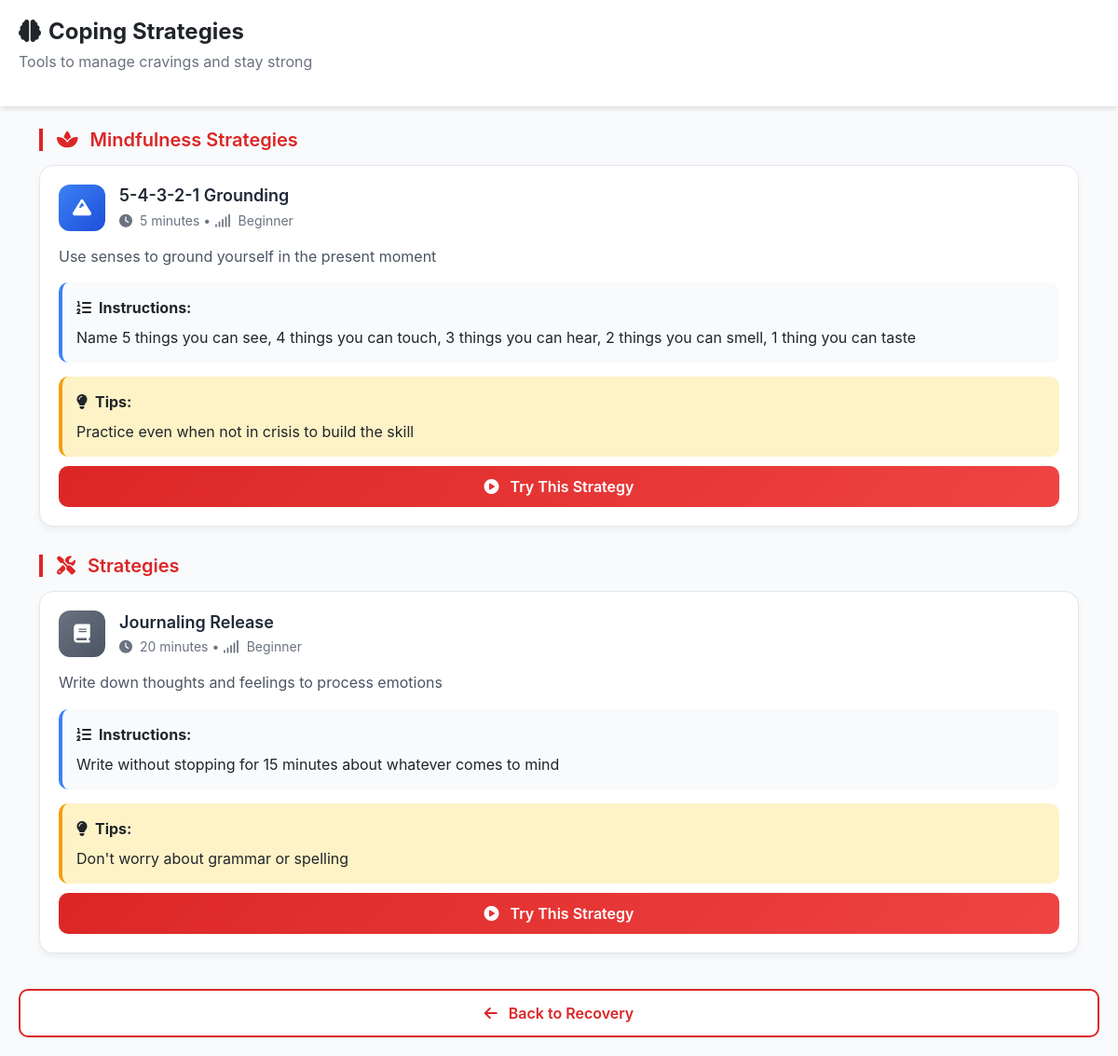
Page /coping-strategies.php (signed in) on the committed database.
### tables this page shows
CREATE TABLE `addiction_coping_strategies` (
  `id` int(11) NOT NULL,
  `program_type` enum('substance','focus','healing','all') DEFAULT 'all',
  `strategy_name` varchar(100) NOT NULL,
  `description` text DEFAULT NULL,
  `category` enum('distraction','mindfulness','physical','social','spiritual','cognitive','emergency') DEFAULT 'cognitive',
  `duration_minutes` int(11) DEFAULT 5,
  `difficulty_level` enum('beginner','intermediate','advanced') DEFAULT 'beginner',
  `effectiveness_rating` decimal(3,2) DEFAULT 0.00,
  `instructions` text DEFAULT NULL,
  `tips` text DEFAULT NULL,
  `icon` varchar(50) DEFAULT NULL,
  `sort_order` int(11) DEFAULT 0,
  `is_active` tinyint(1) DEFAULT 1,
  `created_at` timestamp NOT NULL DEFAULT current_timestamp()
);

### coping-strategies.php (the view, shortened to what this page needs)
<?php
include "config.php";
$user_id = $_SESSION['user_id'];
$program_query = "SELECT program_type FROM addiction_breaker_programs WHERE user_id = ?";
$stmt = $conn->prepare($program_query);
$stmt->bind_param("i", $user_id);
$stmt->execute();
$program_result = $stmt->get_result();
$program_type = 'all';
if ($program_result->num_rows > 0) {
    $program = $program_result->fetch_assoc();
    $program_type = $program['program_type'];
}
$query = "SELECT * FROM addiction_coping_strategies
         WHERE is_active = 1 AND (program_type = ? OR program_type = 'all')
         ORDER BY sort_order, category";
$stmt = $conn->prepare($query);
$stmt->bind_param("s", $program_type);
$stmt->execute();
$result = $stmt->get_result();
$strategies_by_category = [];
while ($row = $result->fetch_assoc()) {
    $category = $row['category'];
    if (!isset($strategies_by_category[$category])) {
        $strategies_by_category[$category] = [];
    }
    $strategies_by_category[$category][] = $row;
}
?>
<!DOCTYPE html>
<html lang="en">
<head>
    <link href="https://cdn.jsdelivr.net/npm/bootstrap@5.3.2/dist/css/bootstrap.min.css" rel="stylesheet">
    <link rel="stylesheet" href="https://cdnjs.cloudflare.com/ajax/libs/font-awesome/6.4.0/css/all.min.css">
</head>
<body>
    <div class="header">
        <h1 style="font-size: 24px; font-weight: 700; margin-bottom: 5px;">
            <i class="fas fa-brain me-2"></i>Coping Strategies
        </h1>
        <p style="color: #6b7280;">Tools to manage cravings and stay strong</p>
    </div>
    <div class="container mt-4">
        <?php if (empty($strategies_by_category)): ?>
            <div class="text-center py-5">
                <i class="fas fa-tools fa-3x mb-3" style="color: #6b7280;"></i>
                <p>No strategies available for your program type.</p>
            </div>
        <?php else: ?>
            <?php foreach ($strategies_by_category as $category => $strategies): ?>
            <div class="category-section">
                <h2 class="category-title">
                    <?php
                    $category_icons = [
                        'distraction' => 'fas fa-gamepad',
                        'mindfulness' => 'fas fa-spa',
                        'physical' => 'fas fa-running',
                        'social' => 'fas fa-users',
                        'spiritual' => 'fas fa-pray',
                        'cognitive' => 'fas fa-brain',
                        'emergency' => 'fas fa-first-aid'
                    ];
                    ?>
                    <i class="<?php echo $category_icons[$category] ?? 'fas fa-tools'; ?> me-2"></i>
                    <?php echo ucfirst($category); ?> Strategies
                </h2>
                <?php foreach ($strategies as $strategy): ?>
                <div class="strategy-card">
                    <div class="strategy-header">
                        <div class="strategy-icon" style="background: <?php
                            switch($category) {
                                case 'mindfulness': echo 'linear-gradient(135deg, #3b82f6 0%, #1d4ed8 100%)'; break;
                                default: echo 'linear-gradient(135deg, #6b7280 0%, #4b5563 100%)';
                            }
                        ?>;">
                            <i class="fas <?php echo $strategy['icon'] ?? 'fa-tools'; ?>"></i>
                        </div>
                        <div>
                            <h3 class="strategy-name"><?php echo htmlspecialchars($strategy['strategy_name']); ?></h3>
                            <div class="strategy-duration">
                                <i class="fas fa-clock me-1"></i>
                                <?php echo $strategy['duration_minutes']; ?> minutes
                                •
                                <i class="fas fa-signal me-1"></i>
                                <?php echo ucfirst($strategy['difficulty_level']); ?>
                            </div>
                        </div>
                    </div>
                    <p class="strategy-description"><?php echo htmlspecialchars($strategy['description']); ?></p>
                    <?php if ($strategy['instructions']): ?>
                    <div class="strategy-instructions">
                        <strong><i class="fas fa-list-ol me-2"></i>Instructions:</strong>
                        <p class="mt-2 mb-0"><?php echo htmlspecialchars($strategy['instructions']); ?></p>
                    </div>
                    <?php endif; ?>
                    <?php if ($strategy['tips']): ?>
                    <div class="strategy-tips">
                        <strong><i class="fas fa-lightbulb me-2"></i>Tips:</strong>
                        <p class="mt-2 mb-0"><?php echo htmlspecialchars($strategy['tips']); ?></p>
                    </div>
                    <?php endif; ?>
                    <button class="btn-try" onclick="tryStrategy(<?php echo $strategy['id']; ?>)">
                        <i class="fas fa-play-circle me-2"></i> Try This Strategy
                    </button>
                </div>
                <?php endforeach; ?>
            </div>
            <?php endforeach; ?>
        <?php endif; ?>
    </div>
    <a href="addiction.php" class="back-btn">
        <i class="fas fa-arrow-left me-2"></i> Back to Recovery
    </a>
</body>
</html>

### coping-strategies.php (style rules this page uses)
:root { --primary-color: #dc2626; --gradient-primary: linear-gradient(135deg, #dc2626 0%, #ef4444 100%); }
body { background: #f8fafc; font-family: 'Inter', sans-serif; padding-bottom: 80px; }
.header { background: white; padding: 20px; box-shadow: 0 4px 6px -1px rgba(0, 0, 0, 0.1); position: sticky; top: 0; z-index: 100; }
.category-section { margin-bottom: 30px; }
.category-title { font-size: 20px; font-weight: 600; margin-bottom: 15px; color: var(--primary-color); padding-left: 15px; border-left: 4px solid var(--primary-color); }
.strategy-card { background: white; border-radius: 15px; padding: 20px; margin-bottom: 15px; box-shadow: 0 4px 6px rgba(0, 0, 0, 0.05); border: 1px solid #e5e7eb; transition: transform 0.3s ease; }
.strategy-header { display: flex; align-items: center; gap: 15px; margin-bottom: 15px; }
.strategy-icon { width: 50px; height: 50px; border-radius: 12px; display: flex; align-items: center; justify-content: center; font-size: 20px; color: white; flex-shrink: 0; }
.strategy-name { font-size: 18px; font-weight: 600; margin-bottom: 5px; color: #1f2937; }
.strategy-duration { font-size: 14px; color: #6b7280; }
.strategy-description { color: #4b5563; margin-bottom: 15px; line-height: 1.6; }
.strategy-instructions { background: #f9fafb; padding: 15px; border-radius: 10px; margin-bottom: 15px; border-left: 4px solid #3b82f6; }
.strategy-tips { background: #fef3c7; padding: 15px; border-radius: 10px; border-left: 4px solid #f59e0b; }
.btn-try { background: var(--gradient-primary); color: white; border: none; padding: 10px 20px; border-radius: 10px; font-weight: 600; cursor: pointer; transition: all 0.3s ease; width: 100%; margin-top: 10px; }
.back-btn { position: fixed; bottom: 20px; left: 20px; right: 20px; background: white; color: var(--primary-color); border: 2px solid var(--primary-color); padding: 12px; border-radius: 10px; font-weight: 600; text-decoration: none; text-align: center; z-index: 100; }

### rows in the picture
addiction_coping_strategies: strategy_name "5-4-3-2-1 Grounding", duration_minutes "5", difficulty_level "Beginner", description "Use senses to ground yourself in the present moment", instructions "Name 5 things you can see, 4 things you can touch, 3 things you can hear, 2 things you can smell, 1 thing you can taste", tips "Practice even when not in crisis to build the skill"
addiction_coping_strategies: strategy_name "Journaling Release", duration_minutes "20", difficulty_level "Beginner", description "Write down thoughts and feelings to process emotions", instructions "Write without stopping for 15 minutes about whatever comes to mind", tips "Don't worry about grammar or spelling"

### other values in the picture
$category "Mindfulness"
